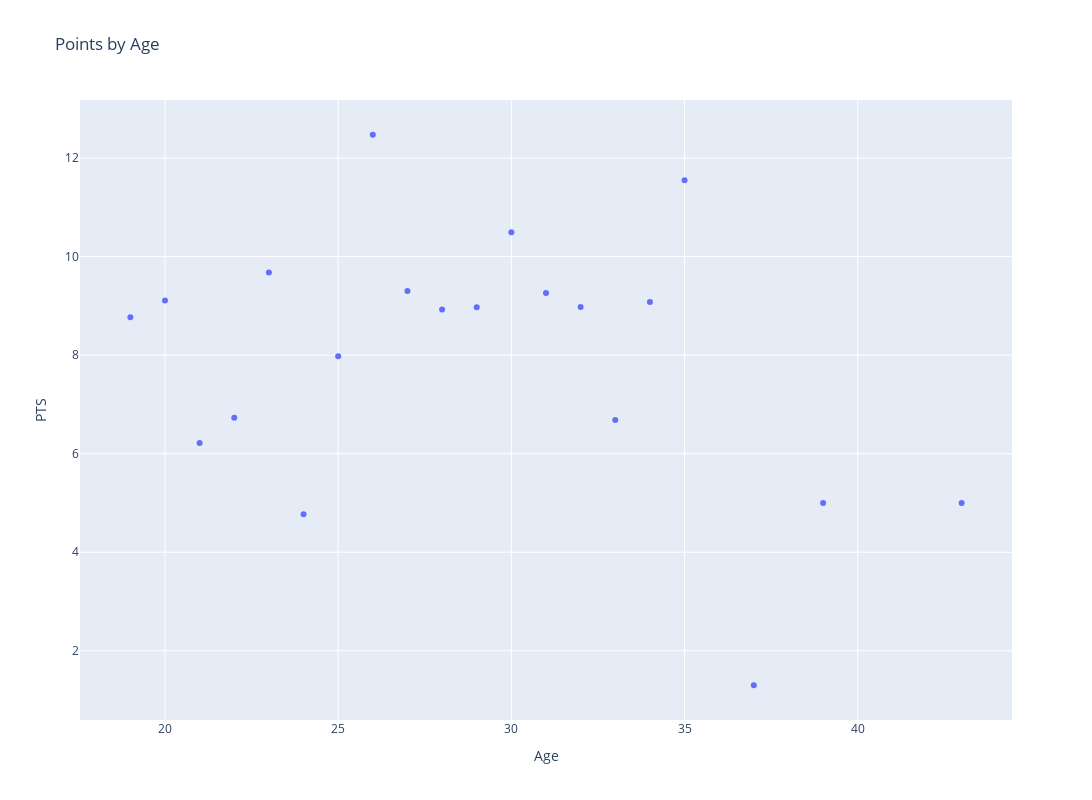

The notebook cell saved with this chart:
### Code cell
pts_age_df = pd.pivot_table(df[['Age','PTS']],index= 'Age',values='PTS',aggfunc=np.mean).reset_index()
fig = px.scatter(pts_age_df, x='Age', y='PTS', title='Points by Age', width=1200, height=600)
fig.show()

### Figure 1 — Plotly figure (JSON) as saved in the notebook; plotly's stock layout.template omitted (floating-point values rounded to 4 significant figures)
{"data": [{"hovertemplate": "Age=%{x}<br>PTS=%{y}<extra></extra>", "legendgroup": "", "marker": {"color": "#636efa", "symbol": "circle"}, "mode": "markers", "name": "", "orientation": "v", "showlegend": false, "type": "scatter", "x": [19, 20, 21, 22, 23, 24, 25, 26, 27, 28, 29, 30, 31, 32, 33, 34, 35, 37, 39, 43], "xaxis": "x", "y": [8.767, 9.109, 6.218, 6.727, 9.675, 4.768, 7.98, 12.47, 9.3, 8.925, 8.973, 10.49, 9.26, 8.975, 6.686, 9.08, 11.55, 1.3, 5, 5], "yaxis": "y"}], "layout": {"height": 800, "legend": {"tracegroupgap": 0}, "title": {"text": "Points by Age"}, "width": 1200, "xaxis": {"anchor": "y", "autorange": true, "domain": [0, 1], "range": [17.56, 44.44], "title": {"text": "Age"}, "type": "linear"}, "yaxis": {"anchor": "x", "autorange": true, "domain": [0, 1], "range": [0.5947, 13.18], "title": {"text": "PTS"}, "type": "linear"}}}
